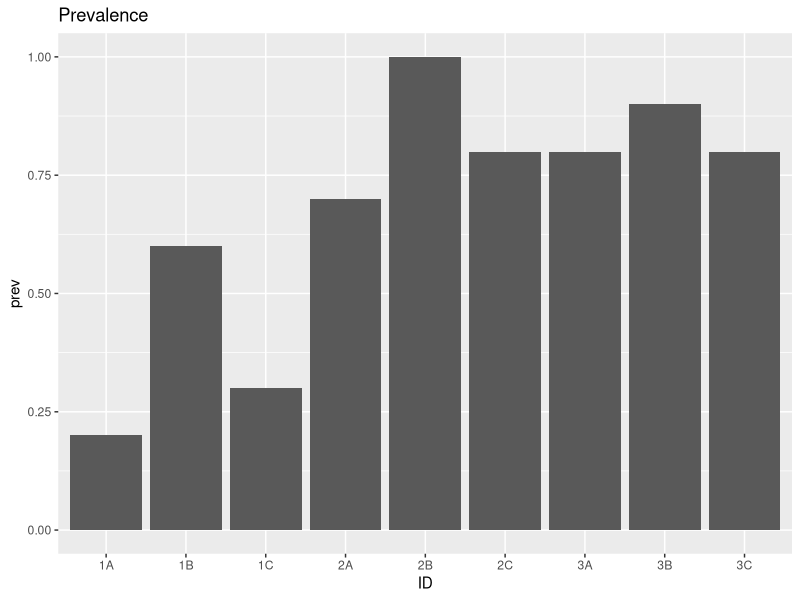
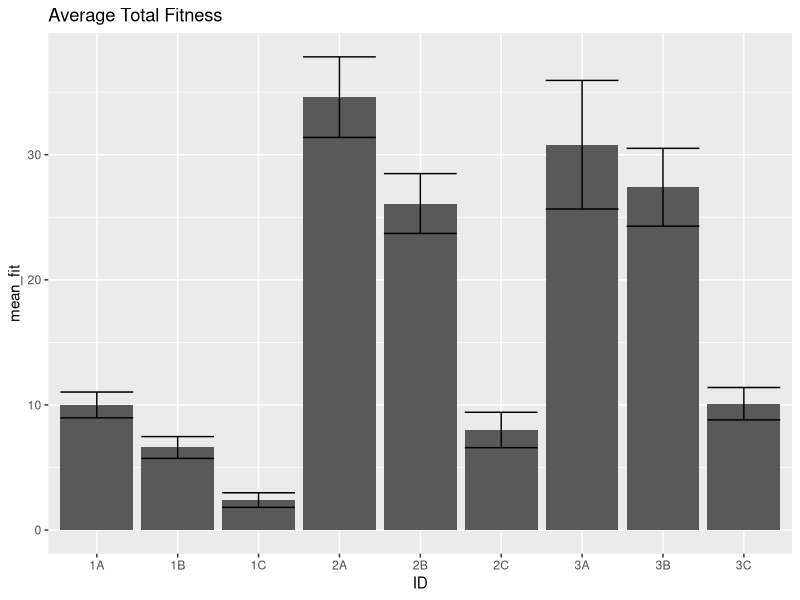
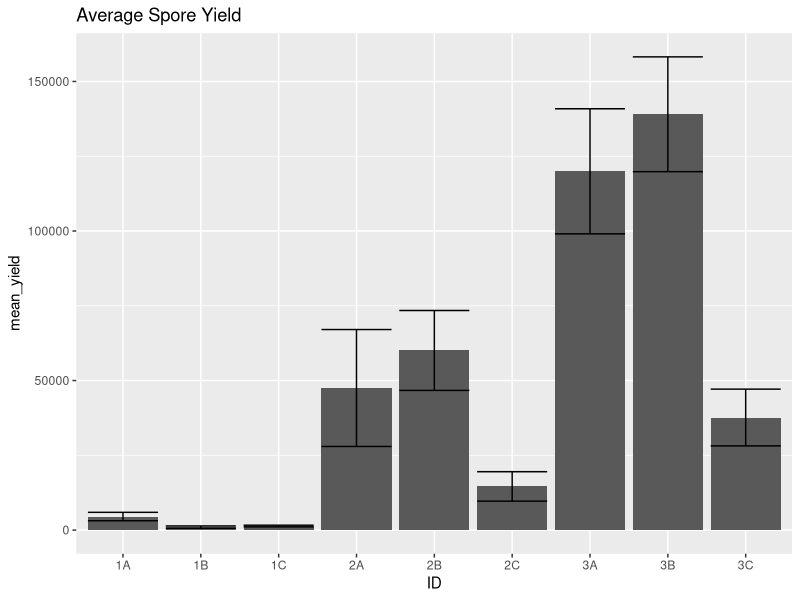
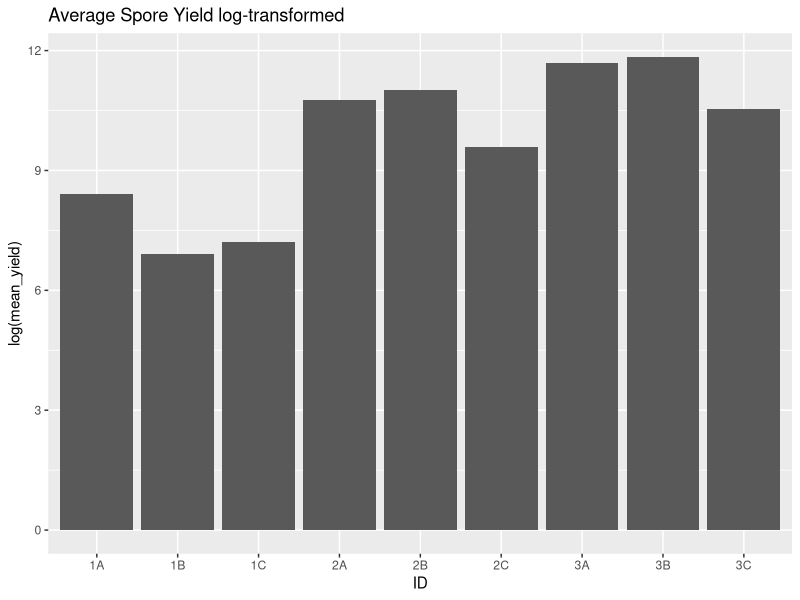
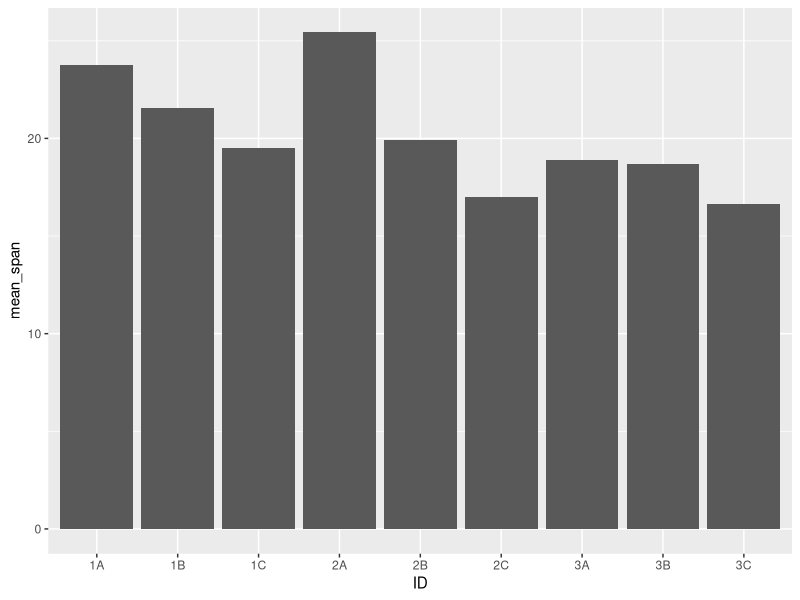
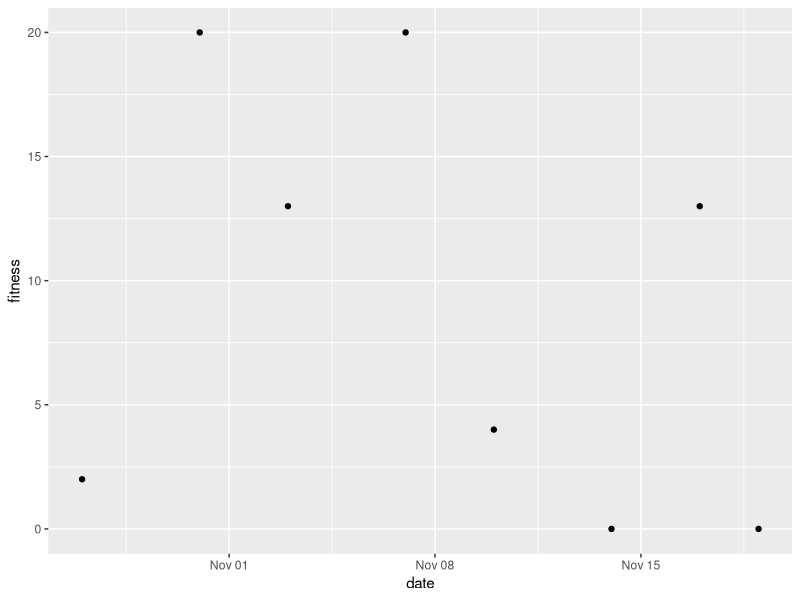

These figures' R source, in order:
## ---- chunk 1
knitr::opts_chunk$set(echo = TRUE)
## ---- chunk 2
library(tidyverse)
library(magrittr)
library(lubridate)
library(here)
## ---- chunk 3
treatments <- read_csv(here("data/treatments.csv"))
fitness <- read_csv(here("data/fitness.csv"))
mort <- read_csv(here("data/mortality.csv"))
## ---- chunk 4
head(treatments)
head(mort)
head(fitness)
## ---- chunk 5
prevalence <- mort %>% group_by(ID) %>% summarize(n = n(), prev = sum(infection_status, na.rm = T)/n()) #NA's removed from numerator but still in denominator
prevalence %>% ggplot(.,aes(x=ID,y=prev)) +
  geom_col() + 
  labs(title = "Prevalence")
## ---- chunk 6
fit_by_ID_replicate <- fitness %>% group_by(ID, replicate) %>% summarize(total_fit = sum(fitness, na.rm = T)) # removed NAs
fit_average <- fit_by_ID_replicate %>% group_by(ID) %>% 
  summarize(n = n(), mean_fit = mean(total_fit, na.rm = T), var = var(total_fit, na.rm = T), se = sqrt(var(total_fit, na.rm = T)/n())) # remove NAs
fit_average %>% ggplot(., aes(x=ID, y=mean_fit)) +
  geom_col() + 
  geom_errorbar(aes(ymin = mean_fit-se, ymax = mean_fit+se)) +
  labs(title = "Average Total Fitness")
## ---- chunk 7
spores <- mort %>% filter(spore_yield>0) %>% group_by(ID) %>% 
  summarize(mean_yield = mean(spore_yield, na.rm=T), # NAs removed but there should be no NAs after the filter
            var = var(spore_yield, na.rm = T), 
            se = sqrt(var(spore_yield, na.rm = T)/n()))
spores %>% ggplot(., aes(x=ID, y=mean_yield)) + 
  geom_col() + 
  geom_errorbar(aes(ymin = mean_yield-se, ymax = mean_yield+se)) +
  labs(title = "Average Spore Yield")
spores %>% ggplot(., aes(x=ID, y=log(mean_yield))) + 
  geom_col() + 
  labs(title = "Average Spore Yield log-transformed")
## ---- chunk 8
lifespan <- left_join(mort, treatments, by = "ID")
lifespan %<>% select(ID, replicate, birth_date, date)
mdy(lifespan$birth_date)
lifespan %<>% transmute(ID=ID, replicate=replicate, birthday=mdy(birth_date), deathday=mdy(date))
lifespan %<>% mutate(span = deathday - birthday)

mean_span <- lifespan %>% group_by(ID) %>% summarize(mean_span = mean(span, na.rm=T))

mean_span %>% ggplot(.,aes(x=ID, y=mean_span)) +
  geom_col()
## ---- chunk 9
fitness %>% filter(ID=="3A" & replicate == 1) %>% mutate(date=mdy(date)) %>% ggplot(., aes(x=date, y=fitness)) + geom_point()
